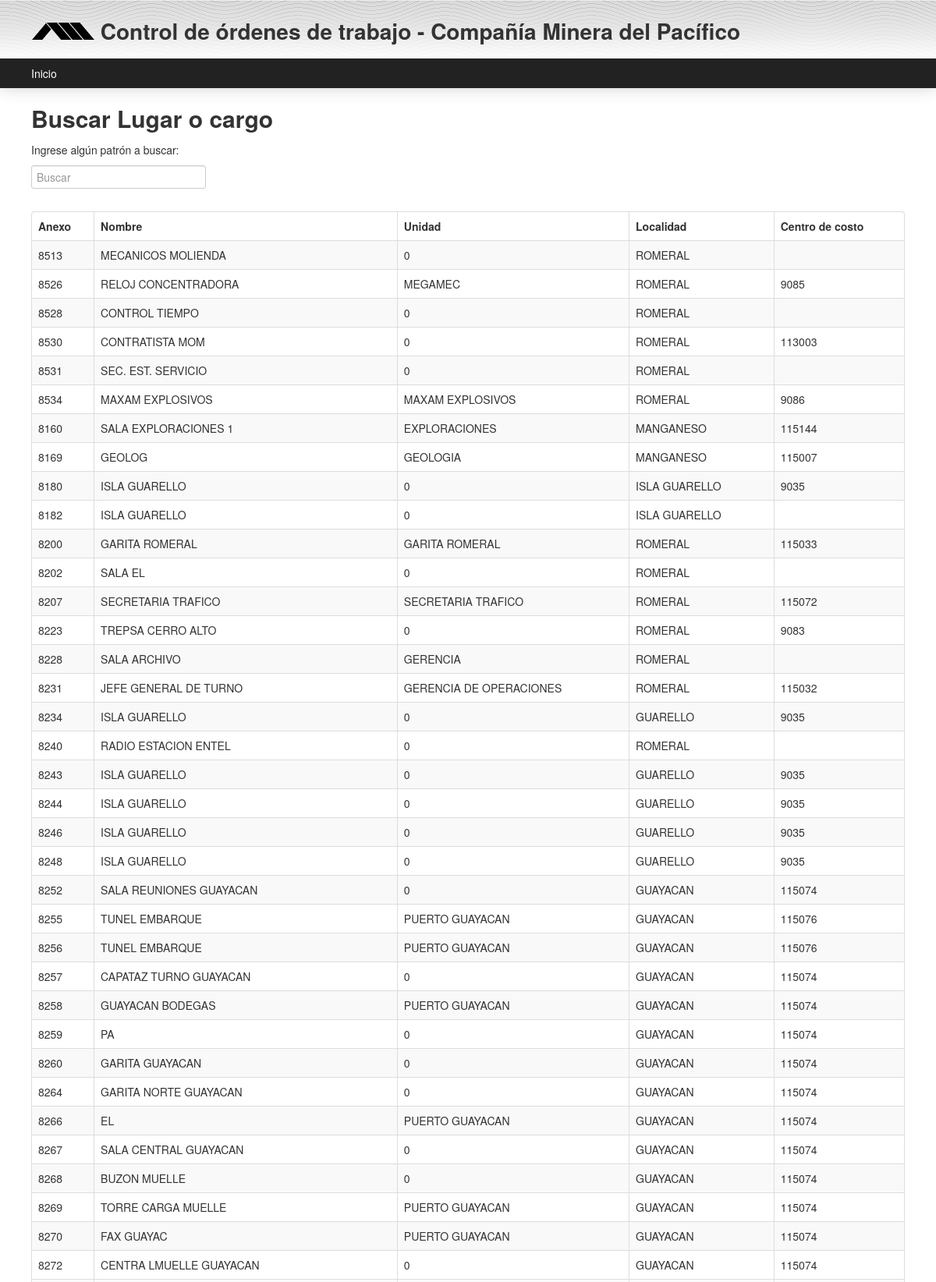
The app's page /cmp/guia/buscar_lugaresycargos.php (upper part) with its own data.
### tables this page shows
CREATE TABLE IF NOT EXISTS `guia_lugaresycargos` (
  `idguia_lugaresycargos` int(11) NOT NULL AUTO_INCREMENT,
  `anexo` int(11) DEFAULT NULL,
  `nombre` varchar(50) DEFAULT NULL,
  `unidad` varchar(45) DEFAULT NULL,
  `localidad` varchar(45) DEFAULT NULL,
  `centro_de_costo` int(11) DEFAULT NULL,
  PRIMARY KEY (`idguia_lugaresycargos`)
);

### cmp/guia/buscar_lugaresycargos.php (the view, shortened to what this page needs)
<!DOCTYPE HTML PUBLIC "-//W3C//DTD HTML 4.01 Transitional//EN" "http://www.w3.org/TR/html4/loose.dtd">
<html>
<head>
  <?php include ("../include/head.php")?>
</head>
<body>
<div id="container">
<?php include ("../include/menu.php"); ?>
<div id="content">
<h2>Buscar Lugar o cargo</h2>
<p>Ingrese algún patrón a buscar:
<form action="#">
    <fieldset>
        <input type="text" name="search" value="" id="id_busqueda" placeholder="Buscar" autofocus></input>
    </fieldset>
</form>
<?php
$sql= "SELECT `anexo`, `nombre`, `unidad`, `localidad`, `centro_de_costo`
       FROM `guia_lugaresycargos` " ;
$result = mysql_query($sql) or die(mysql_error());
$rows = mysql_num_rows($result);
?>
    <div style="overflow-x: auto; overflow-y: hidden;">
<?php
     if ( $rows == 0) : ?>
    <p>No se encontraron registros con los datos ingresados.</p>
<?php else : ?>
    <table id="tabla_lugares" class="ui-widget ui-widget-content table table-striped table-bordered">
      <thead class="ui-widget-header">
      <tr>
      	<th scope="col">Anexo</th>
		<th scope="col">Nombre</th>
		<th scope="col">Unidad</th>
		<th scope="col">Localidad</th>
		<th scope="col">Centro de costo</th>
      </tr>
      </thead>
      <tbody>
   <?php
     for ($i = 0; $i < $rows; $i++)
     $agenda[] = mysql_fetch_assoc($result);
   ?>
	    <?php for ($i = 0; $i < $rows; $i++): ?>
	<tr>
	       	<td><?php echo $agenda[$i]['anexo']; ?></td>
 			<td><?php echo $agenda[$i]['nombre']; ?></td>
   	        <td><?php echo $agenda[$i]['unidad']; ?></td>
	        <td><?php echo $agenda[$i]['localidad']; ?></td>
	        <td><?php echo $agenda[$i]['centro_de_costo'] ?></td>
	</tr>
    <?php
             endfor;
    ?>
      </tbody>
    </table>
<?php endif; ?>
    </div>
</div>
</div>
</body>
</html>

### cmp/css/global.css (style rules this page uses)
h2 { margin-bottom: 10px; }
p { clear: both; }

### records on screen
guia_lugaresycargos: anexo "8513", nombre "MECANICOS MOLIENDA", unidad "0", localidad "ROMERAL"
guia_lugaresycargos: anexo "8526", nombre "RELOJ CONCENTRADORA", unidad "MEGAMEC", localidad "ROMERAL", centro_de_costo "9085"
guia_lugaresycargos: anexo "8528", nombre "CONTROL TIEMPO", unidad "0", localidad "ROMERAL"
guia_lugaresycargos: anexo "8530", nombre "CONTRATISTA MOM", unidad "0", localidad "ROMERAL", centro_de_costo "113003"
guia_lugaresycargos: anexo "8531", nombre "SEC. EST. SERVICIO", unidad "0", localidad "ROMERAL"
guia_lugaresycargos: anexo "8534", nombre "MAXAM EXPLOSIVOS", unidad "MAXAM EXPLOSIVOS", localidad "ROMERAL", centro_de_costo "9086"
guia_lugaresycargos: anexo "8160", nombre "SALA EXPLORACIONES 1", unidad "EXPLORACIONES", localidad "MANGANESO", centro_de_costo "115144"
guia_lugaresycargos: anexo "8169", nombre "GEOLOG", unidad "GEOLOGIA", localidad "MANGANESO", centro_de_costo "115007"
guia_lugaresycargos: anexo "8180", nombre "ISLA GUARELLO", unidad "0", localidad "ISLA GUARELLO", centro_de_costo "9035"
guia_lugaresycargos: anexo "8182", nombre "ISLA GUARELLO", unidad "0", localidad "ISLA GUARELLO"
guia_lugaresycargos: anexo "8200", nombre "GARITA ROMERAL", unidad "GARITA ROMERAL", localidad "ROMERAL", centro_de_costo "115033"
guia_lugaresycargos: anexo "8202", nombre "SALA EL", unidad "0", localidad "ROMERAL"
guia_lugaresycargos: anexo "8207", nombre "SECRETARIA TRAFICO", unidad "SECRETARIA TRAFICO", localidad "ROMERAL", centro_de_costo "115072"
guia_lugaresycargos: anexo "8223", nombre "TREPSA CERRO ALTO", unidad "0", localidad "ROMERAL", centro_de_costo "9083"
guia_lugaresycargos: anexo "8228", nombre "SALA ARCHIVO", unidad "GERENCIA", localidad "ROMERAL"
guia_lugaresycargos: anexo "8231", nombre "JEFE GENERAL DE TURNO", unidad "GERENCIA DE OPERACIONES", localidad "ROMERAL", centro_de_costo "115032"
guia_lugaresycargos: anexo "8234", nombre "ISLA GUARELLO", unidad "0", localidad "GUARELLO", centro_de_costo "9035"
guia_lugaresycargos: anexo "8240", nombre "RADIO ESTACION ENTEL", unidad "0", localidad "ROMERAL"
guia_lugaresycargos: anexo "8243", nombre "ISLA GUARELLO", unidad "0", localidad "GUARELLO", centro_de_costo "9035"
guia_lugaresycargos: anexo "8244", nombre "ISLA GUARELLO", unidad "0", localidad "GUARELLO", centro_de_costo "9035"
guia_lugaresycargos: anexo "8246", nombre "ISLA GUARELLO", unidad "0", localidad "GUARELLO", centro_de_costo "9035"
guia_lugaresycargos: anexo "8248", nombre "ISLA GUARELLO", unidad "0", localidad "GUARELLO", centro_de_costo "9035"
guia_lugaresycargos: anexo "8252", nombre "SALA REUNIONES GUAYACAN", unidad "0", localidad "GUAYACAN", centro_de_costo "115074"
guia_lugaresycargos: anexo "8255", nombre "TUNEL EMBARQUE", unidad "PUERTO GUAYACAN", localidad "GUAYACAN", centro_de_costo "115076"
guia_lugaresycargos: anexo "8256", nombre "TUNEL EMBARQUE", unidad "PUERTO GUAYACAN", localidad "GUAYACAN", centro_de_costo "115076"
guia_lugaresycargos: anexo "8257", nombre "CAPATAZ TURNO GUAYACAN", unidad "0", localidad "GUAYACAN", centro_de_costo "115074"
guia_lugaresycargos: anexo "8258", nombre "GUAYACAN BODEGAS", unidad "PUERTO GUAYACAN", localidad "GUAYACAN", centro_de_costo "115074"
guia_lugaresycargos: anexo "8259", nombre "PA", unidad "0", localidad "GUAYACAN", centro_de_costo "115074"
guia_lugaresycargos: anexo "8260", nombre "GARITA GUAYACAN", unidad "0", localidad "GUAYACAN", centro_de_costo "115074"
guia_lugaresycargos: anexo "8264", nombre "GARITA NORTE GUAYACAN", unidad "0", localidad "GUAYACAN", centro_de_costo "115074"
guia_lugaresycargos: anexo "8266", nombre "EL", unidad "PUERTO GUAYACAN", localidad "GUAYACAN", centro_de_costo "115074"
guia_lugaresycargos: anexo "8267", nombre "SALA CENTRAL GUAYACAN", unidad "0", localidad "GUAYACAN", centro_de_costo "115074"
guia_lugaresycargos: anexo "8268", nombre "BUZON MUELLE", unidad "0", localidad "GUAYACAN", centro_de_costo "115074"
guia_lugaresycargos: anexo "8269", nombre "TORRE CARGA MUELLE", unidad "PUERTO GUAYACAN", localidad "GUAYACAN", centro_de_costo "115074"
guia_lugaresycargos: anexo "8270", nombre "FAX GUAYAC", unidad "PUERTO GUAYACAN", localidad "GUAYACAN", centro_de_costo "115074"
guia_lugaresycargos: anexo "8272", nombre "CENTRA LMUELLE GUAYACAN", unidad "0", localidad "GUAYACAN", centro_de_costo "115074"
